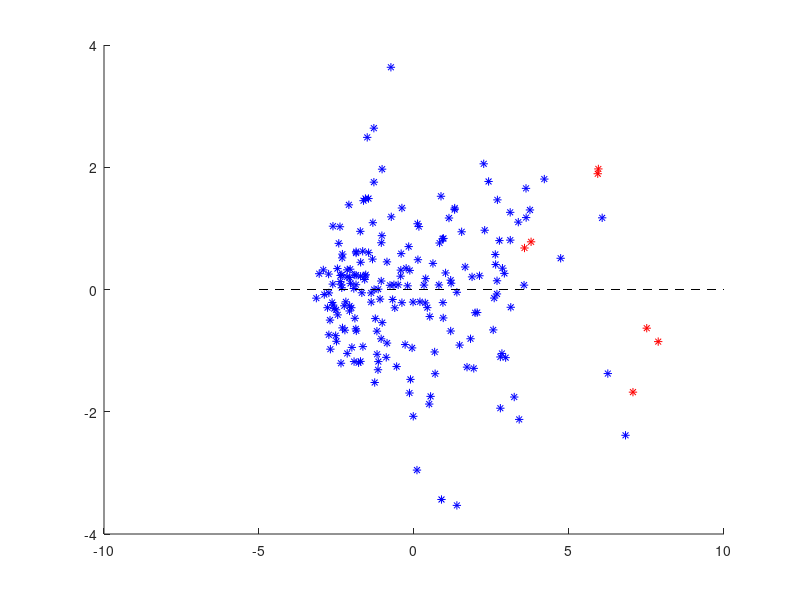

Recreate this plot in MATLAB.
T = dlmread('worlddata.csv',',',1,3);
D = T(:,1:end-4);
n = size(D,1);
d = size(D,2);
M = mean(D);
DN = (D-repmat(M,n,1))./(repmat(std(D),n,1));
[C,S,EV] = pca(DN);

%% +ve and -ve samples
V = [S(:,1) S(:,2) T(:,[11 12])];
X1 = V(V(:,3)==0,:);
X2 = V(V(:,3)==1,:);

%% plotting PCA
hold on;
plot(X1(:,1),X1(:,2),'*b');
plot(X2(:,1),X2(:,2),'*r');
plot([-5 10],[mean(V(:,2)) mean(V(:,2))],'--k');

%%
P = [S(T(:,11)==1,:) V(T(:,11)==1,4)];
ID = kmeans(P(:,1:end-1),3);

[ID P(:,end)]
